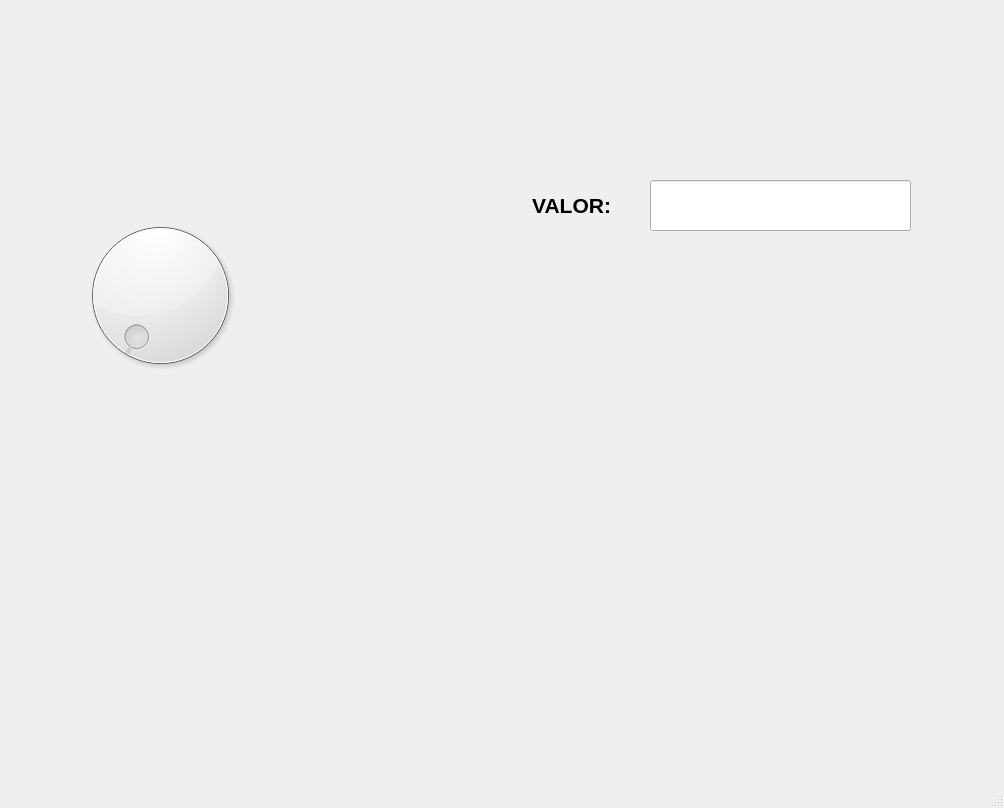
<?xml version="1.0" encoding="UTF-8"?>
<ui version="4.0">
 <class>MainWindow</class>
 <widget class="QMainWindow" name="MainWindow">
  <property name="geometry">
   <rect>
    <x>0</x>
    <y>0</y>
    <width>1004</width>
    <height>808</height>
   </rect>
  </property>
  <property name="windowTitle">
   <string>MainWindow</string>
  </property>
  <widget class="QWidget" name="centralwidget">
   <widget class="QLabel" name="label">
    <property name="geometry">
     <rect>
      <x>90</x>
      <y>10</y>
      <width>791</width>
      <height>171</height>
     </rect>
    </property>
    <property name="text">
     <string/>
    </property>
    <property name="pixmap">
     <pixmap resource="recursos_proyecto.qrc">:/UAT_FIANS/UAT</pixmap>
    </property>
    <property name="scaledContents">
     <bool>true</bool>
    </property>
   </widget>
   <widget class="QLabel" name="label_3">
    <property name="geometry">
     <rect>
      <x>810</x>
      <y>590</y>
      <width>181</width>
      <height>141</height>
     </rect>
    </property>
    <property name="text">
     <string/>
    </property>
    <property name="pixmap">
     <pixmap resource="recursos_proyecto.qrc">:/LOGO/AmongB</pixmap>
    </property>
    <property name="scaledContents">
     <bool>true</bool>
    </property>
   </widget>
   <widget class="QDial" name="dial">
    <property name="geometry">
     <rect>
      <x>60</x>
      <y>210</y>
      <width>201</width>
      <height>171</height>
     </rect>
    </property>
    <property name="orientation">
     <enum>Qt::Horizontal</enum>
    </property>
   </widget>
   <widget class="QLabel" name="label_2">
    <property name="geometry">
     <rect>
      <x>460</x>
      <y>180</y>
      <width>151</width>
      <height>51</height>
     </rect>
    </property>
    <property name="font">
     <font>
      <pointsize>16</pointsize>
      <weight>75</weight>
      <bold>true</bold>
     </font>
    </property>
    <property name="text">
     <string>VALOR:</string>
    </property>
    <property name="alignment">
     <set>Qt::AlignRight|Qt::AlignTrailing|Qt::AlignVCenter</set>
    </property>
   </widget>
   <widget class="QLineEdit" name="txt_valor">
    <property name="geometry">
     <rect>
      <x>650</x>
      <y>180</y>
      <width>261</width>
      <height>51</height>
     </rect>
    </property>
    <property name="font">
     <font>
      <pointsize>16</pointsize>
      <weight>75</weight>
      <bold>true</bold>
     </font>
    </property>
    <property name="alignment">
     <set>Qt::AlignCenter</set>
    </property>
   </widget>
   <widget class="QLabel" name="txt_img">
    <property name="geometry">
     <rect>
      <x>340</x>
      <y>280</y>
      <width>441</width>
      <height>391</height>
     </rect>
    </property>
    <property name="text">
     <string/>
    </property>
    <property name="pixmap">
     <pixmap resource="recursos_proyecto.qrc">:/LOGO/AmongB</pixmap>
    </property>
    <property name="scaledContents">
     <bool>true</bool>
    </property>
   </widget>
  </widget>
  <widget class="QMenuBar" name="menubar">
   <property name="geometry">
    <rect>
     <x>0</x>
     <y>0</y>
     <width>1004</width>
     <height>26</height>
    </rect>
   </property>
  </widget>
  <widget class="QStatusBar" name="statusbar"/>
 </widget>
 <resources>
  <include location="recursos_proyecto.qrc"/>
 </resources>
 <connections/>
</ui>
